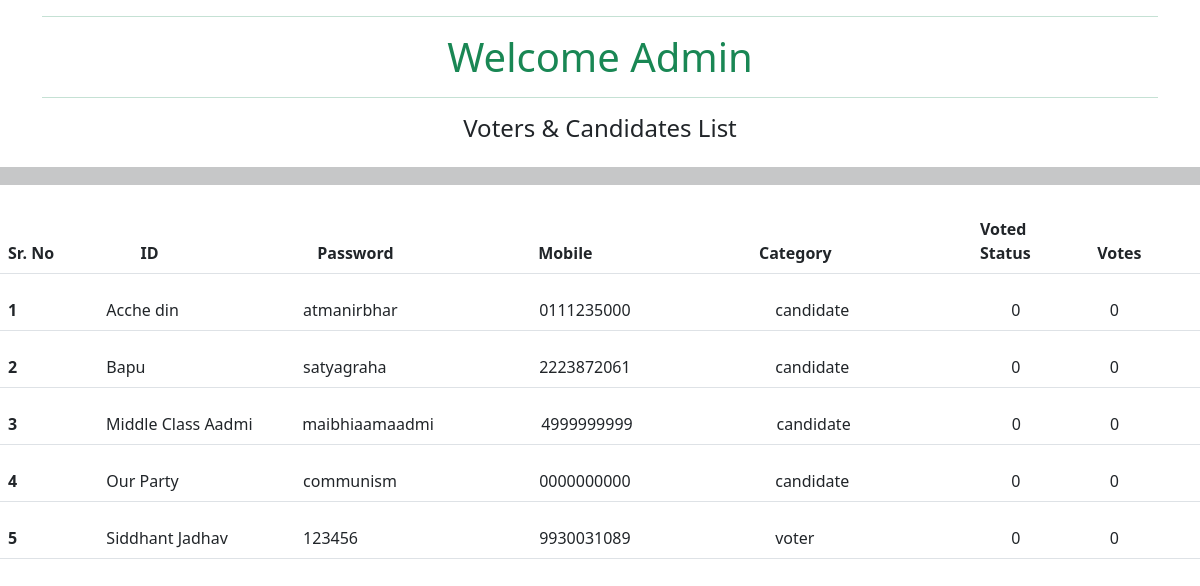
/admin/admin.php, run on the app's committed database.
### tables this page shows
CREATE TABLE `userdata` (
  `id` int(100) NOT NULL,
  `username` varchar(100) NOT NULL,
  `mobile` varchar(20) NOT NULL,
  `password` varchar(100) NOT NULL,
  `photo` varchar(100) NOT NULL,
  `standard` enum('candidate','voter') NOT NULL,
  `status` int(11) NOT NULL,
  `votes` int(200) NOT NULL
);

### admin/admin.php (the view, shortened to what this page needs)
<!DOCTYPE html>
<html lang="en">
<head>
    <link href="https://cdn.jsdelivr.net/npm/bootstrap@5.0.2/dist/css/bootstrap.min.css" rel="stylesheet"
>
</head>
<body>
    <div class="container my-3">
        <hr class="text-success">
        <h1 align="center" class="text-success mb-3">Welcome Admin</h1>
        <hr class="text-success">
    </div>
    <h4 align="center" class="text-dark mb-1">Voters & Candidates List</h4>
    <hr class="my-4 py-2 border border-dark">
    <?php
include('../actions/connect.php');
$sql = "select * from  `userdata`";
$result = mysqli_query($con, $sql);
if($result)
{
    ?>
    <table class="table">
        <thead>
            <tr>
                <th width="6%" scope="col">Sr. No</th>
                <th width="8%" scope="col">ID</th>
                <th width="10%" scope="col">Password</th>
                <th width="10%" scope="col">Mobile</th>
                <th width="10%" scope="col">Category</th>
                <th width="5%" scope="col">Voted Status</th>
                <th width="5%" scope="col">Votes</th>
            </tr>
        </thead>
        <?php
    while($row=mysqli_fetch_assoc($result))
    {
        ?>
        <table class="table">
            <tbody>
                <tr>
                    <th width="5%"><?php echo $row['id'];?></th>
                    <td width="10%"><?php echo $row['username']; ?></td>
                    <td width=12%"><?php echo $row['password']; ?></td>
                    <td width="12%"><?php echo $row['mobile']; ?></td>
                    <td width="12%"><?php echo $row['standard']; ?></td>
                    <td width="5%"><?php echo $row['status']; ?></td>
                    <td width="5%"><?php echo $row['votes']; ?></td>
                </tr>
            </tbody>
        </table>
        <?php
    }
    }
    ?>
</body>
</html>

### data on the page
userdata: id "1", username "Acche din", password "atmanirbhar", mobile "0111235000", standard "candidate", status "0", votes "0"
userdata: id "2", username "Bapu", password "satyagraha", mobile "2223872061", standard "candidate", status "0", votes "0"
userdata: id "3", username "Middle Class Aadmi", password "maibhiaamaadmi", mobile "4999999999", standard "candidate", status "0", votes "0"
userdata: id "4", username "Our Party", password "communism", mobile "0000000000", standard "candidate", status "0", votes "0"
userdata: id "5", username "Siddhant Jadhav", password "123456", mobile "9930031089", standard "voter", status "0", votes "0"
